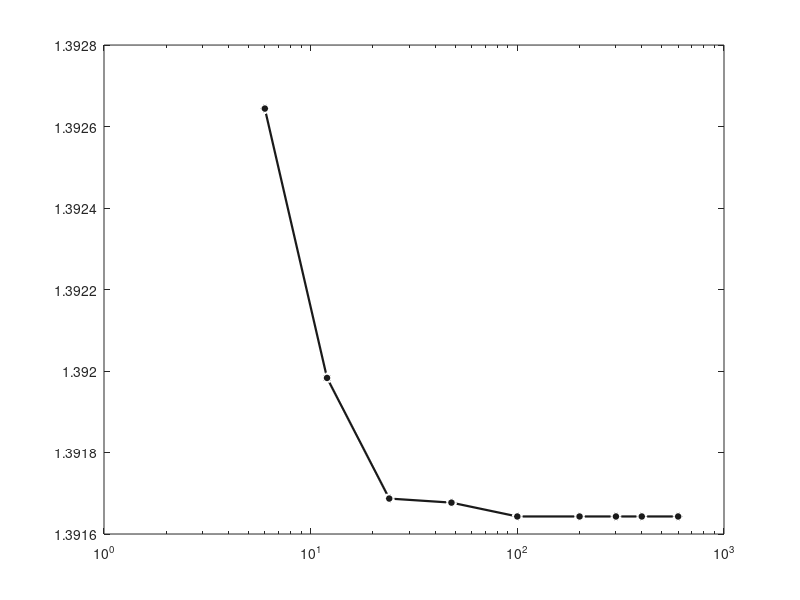

Recreate this plot in MATLAB. (Note: this script raises an error after producing the figure.)
%% sensitivity_n_convergence.m
%% X对数轴：自动放大n=6,12,24,48；后端100-600压缩；无网格
clear; clc; close all;

n_list  = [6, 12, 24, 48, 100, 200, 300, 400, 600];
T_rec   = [1.392644, 1.391983, 1.391687, 1.391677, 1.391643, ...
           1.391643, 1.391643, 1.391643, 1.391643];
T_inf   = 1.391643;

figure('Color','w','Position',[100,100,760,420]);

fs = 10.5;
lw_curve = 1.6;
lw_ref   = 1.2;
ms       = 6.5;

semilogx(n_list, T_rec, 'o-', ...
    'Color', [0.10, 0.10, 0.10], ...
    'MarkerFaceColor', [0.10, 0.10, 0.10], ...
    'MarkerEdgeColor', 'w', ...
    'MarkerSize', ms, ...
    'LineWidth', lw_curve);
hold on;

% 收敛基准线
yline(T_inf, '--', ...
    'Color', [0.65, 0.25, 0.25], ...
    'LineWidth', lw_ref);

%% 坐标轴设置
xlabel('圆周采样点数 \it n', 'FontSize', fs);
ylabel('有效遮蔽时长 \it T \rm (s)', 'FontSize', fs);

xlim([5, 650]);
ylim([1.3910, 1.3930]);

% 强制显示全部原始n作为刻度
xticks(n_list);
xticklabels(string(n_list));

grid off;       % 彻底关闭网格
set(gca, 'LineWidth',0.85);
set(gca, 'FontName','Times New Roman');
set(gca, 'FontSize',fs);
set(gca, 'Box','on');

legend({'计算遮蔽时长','收敛极限 \it T\rm_\infty = 1.391643 s'},...
    'Location','southwest','Box','off','FontSize',9);

print(gcf,'sensitivity_n_convergence','-dpng','-r300');
fprintf('输出完成，对数X轴，前几个点自动拉开间距\n');
